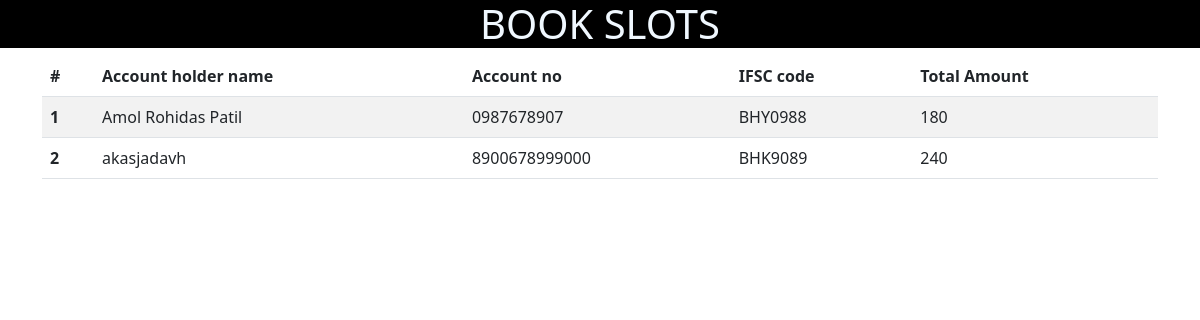
The app's page /view_paymenthistory/ with its own data.
### enroll/models.py (models this page shows)
class Payment(models.Model):
    hname=models.CharField(max_length=120,default='0')
    accountno=models.CharField(max_length=120,default='0')
    ifsccode=models.CharField(max_length=120,default='0')
    total=models.CharField(max_length=120,default='0')

### enroll/views.py (the view)
# urls.py: path('view_paymenthistory/',views.view_paymenthistory,name='view_paymenthistory'),
def view_paymenthistory(request):
    form=Payment.objects.all()
    return render (request, 'View_paymenthistory.html',{'forms':form})

### enroll/templates/view_paymenthistory.html (shortened to what this page needs)
{% load static %}
<!DOCTYPE html>
<html lang="en">
<head>
    <link href="{% static 'css/bootstrap.css' %}" rel="stylesheet">
</head>
<body>
    <h1 style="text-align:center; color: aliceblue; background-color:black">BOOK SLOTS </h1>
    <div class="container">
      {% if  forms %}
      <table class="table table-striped">
        <thead>
          <tr>
            <th scope="col">#</th>
            <th scope="col"> Account holder name</th>
            <th scope="col">Account no</th>
            <th scope="col">IFSC code</th>
            <th scope="col">Total Amount</th>
          </tr>
        </thead>
        <tbody>
            {% for fm in forms  %}
          <tr>
            <th scope="row">{{forloop.counter}}</th>
            <td colspan="">{{fm.hname}}</td>
            <td colspan="">{{fm.accountno}}</td>
            <td colspan="">{{fm.ifsccode}}</td>
            <td colspan="">{{fm.total}}</td>
          </tr>
          {% endfor %}</tbody></table>{% endif %}
    </div></div>
</body>
</html>

### records on screen
Payment: hname "Amol Rohidas Patil", accountno "0987678907", ifsccode "BHY0988", total "180"
Payment: hname "akasjadavh", accountno "8900678999000", ifsccode "BHK9089", total "240"
